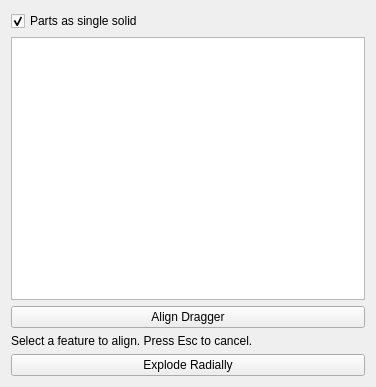
<?xml version="1.0" encoding="UTF-8"?>
<ui version="4.0">
 <class>TaskMbDFEMCreateView</class>
 <widget class="QWidget" name="TaskMbDFEMCreateView">
  <property name="geometry">
   <rect>
    <x>0</x>
    <y>0</y>
    <width>376</width>
    <height>387</height>
   </rect>
  </property>
  <property name="windowTitle">
   <string>Exploded View</string>
  </property>
  <layout class="QGridLayout" name="gridLayout">
   <item row="0" column="0">
    <widget class="Gui::PrefCheckBox" name="CheckBox_PartsAsSingleSolid">
     <property name="toolTip">
      <string>If checked, parts will be selected as a single solid</string>
     </property>
     <property name="text">
      <string>Parts as single solid</string>
     </property>
     <property name="checked">
      <bool>true</bool>
     </property>
     <property name="prefEntry" stdset="0">
      <cstring>PartsAsSingleSolid</cstring>
     </property>
     <property name="prefPath" stdset="0">
      <cstring>Mod/MbDFEM</cstring>
     </property>
    </widget>
   </item>
   <item row="2" column="0">
    <widget class="QListWidget" name="stepList"/>
   </item>
   <item row="3" column="0">
    <widget class="QPushButton" name="btnAlignDragger">
     <property name="text">
      <string>Align Dragger</string>
     </property>
    </widget>
   </item>
   <item row="4" column="0">
    <widget class="QLabel" name="LabelAlignDragger">
     <property name="text">
      <string>Select a feature to align. Press Esc to cancel.</string>
     </property>
    </widget>
   </item>
   <item row="5" column="0">
    <widget class="QPushButton" name="btnRadialExplosion">
     <property name="text">
      <string>Explode Radially</string>
     </property>
    </widget>
   </item>
  </layout>
 </widget>
 <customwidgets>
  <customwidget>
   <class>Gui::PrefCheckBox</class>
   <extends>QCheckBox</extends>
   <header>Gui/PrefWidgets.h</header>
  </customwidget>
 </customwidgets>
 <resources/>
 <connections/>
</ui>
